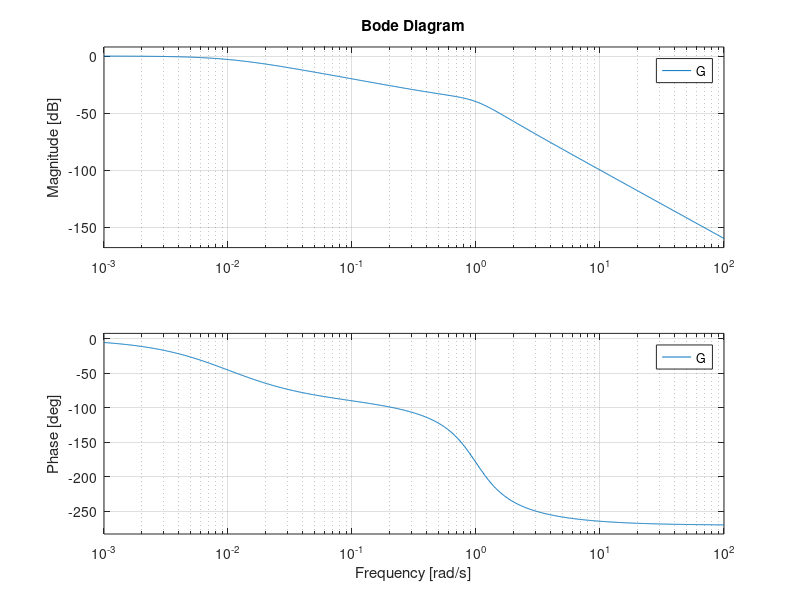

MATLAB code to generate this figure: (Note: this script raises an error after producing the figure.)
p=[0.01 0.1 1 10 100];
bandw=zeros(6,1);

figure (1);
hold on
for i=1:length(p)
    G=tf(1,conv([1/p(i) 1],[1 1 1]));    
    bode(G)
    bandw(i+1,1)=bandwidth(G);
    hold on
end

G=tf(1,[1 1 1]);  
bode(G,'--');
bandw(1,1)=bandwidth(G)
%T=array2table(peaks_step,'VariableNames',{'a','Mr','Mp'})
legend('a=0.01','a=0.1','a=01','a=10', 'a=100', 'a=0')